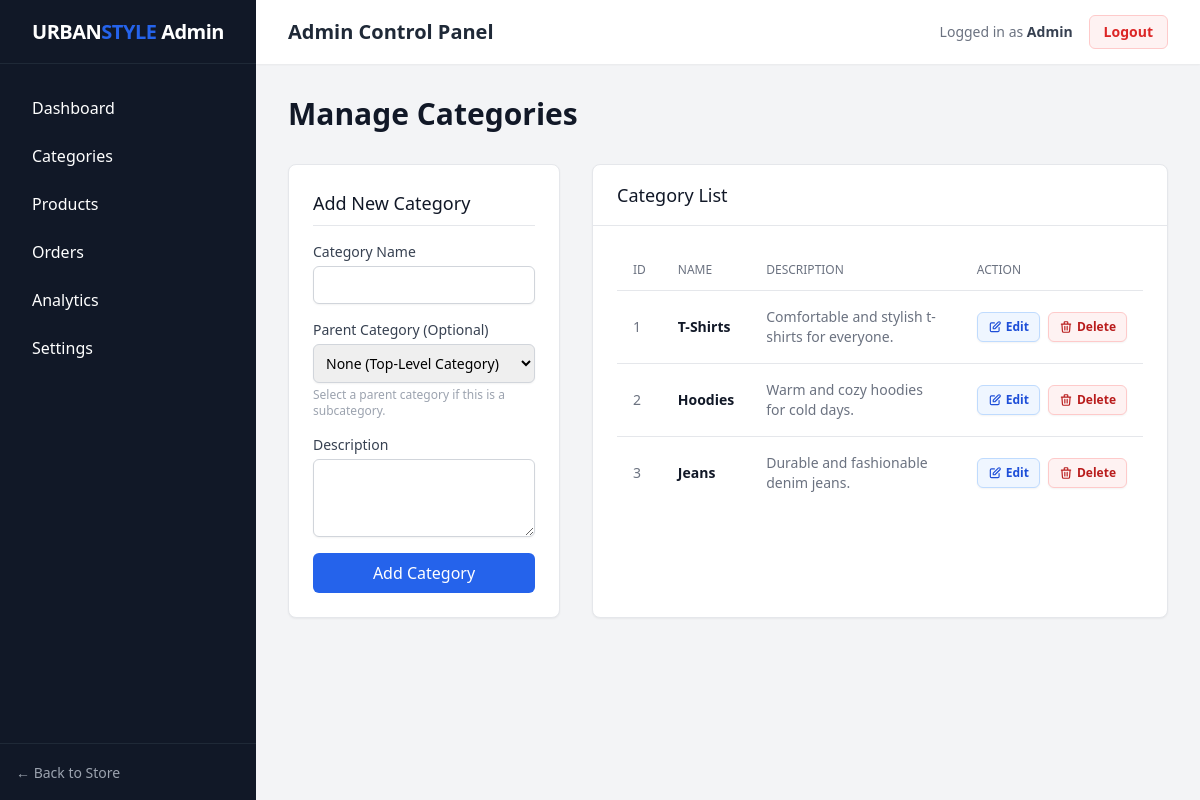
/admin/categories.php (signed in), run on the app's committed database.
### tables this page shows
CREATE TABLE IF NOT EXISTS categories (
    id INT AUTO_INCREMENT PRIMARY KEY,
    parent_id INT NULL DEFAULT NULL,
    name VARCHAR(100) NOT NULL,
    description TEXT,
    created_at TIMESTAMP DEFAULT CURRENT_TIMESTAMP,
    FOREIGN KEY (parent_id) REFERENCES categories(id) ON DELETE CASCADE
);

### admin/categories.php (the view, shortened to what this page needs)
<?php
require_once '../config/database.php';
$edit_category = null;
require_once 'includes/header.php';
$categories = mysqli_query($conn, "
    SELECT c1.*, c2.name as parent_name
    FROM categories c1
    LEFT JOIN categories c2 ON c1.parent_id = c2.id
    ORDER BY COALESCE(c1.parent_id, c1.id) ASC, c1.parent_id IS NOT NULL ASC, c1.name ASC
");
?>
<div class="flex justify-between items-center mb-8">
    <h1 class="text-3xl font-bold text-gray-900">Manage Categories</h1>
</div>
<div class="grid grid-cols-1 lg:grid-cols-3 gap-8">
    <div class="bg-white rounded-lg shadow-sm border border-gray-200 p-6 lg:col-span-1 h-fit">
        <h3 class="text-lg font-medium text-gray-900 mb-4 border-b pb-2">
            <?php echo $edit_category ? 'Edit Category' : 'Add New Category'; ?>
        </h3>
        <form action="categories.php" method="POST">
            <div class="mb-4">
                <label class="block text-sm font-medium text-gray-700">Category Name</label>
                <input type="text" name="name" required value="<?php echo $edit_category ? htmlspecialchars($edit_category['name']) : ''; ?>" class="mt-1 block w-full rounded-md border-gray-300 shadow-sm focus:border-accent focus:ring-accent sm:text-sm p-2 border">
            </div>
            <div class="mb-4">
                <label class="block text-sm font-medium text-gray-700">Parent Category (Optional)</label>
                <select name="parent_id" class="mt-1 block w-full rounded-md border-gray-300 shadow-sm focus:border-accent focus:ring-accent sm:text-sm p-2 border">
                    <option value="">None (Top-Level Category)</option>
                </select>
                <p class="mt-1 text-xs text-gray-400">Select a parent category if this is a subcategory.</p>
            </div>
            <div class="mb-4">
                <label class="block text-sm font-medium text-gray-700">Description</label>
                <textarea name="description" rows="3" class="mt-1 block w-full rounded-md border-gray-300 shadow-sm focus:border-accent focus:ring-accent sm:text-sm p-2 border"></textarea>
            </div>
            <?php if($edit_category): ?>
                <button type="submit" name="update_category" class="w-full bg-accent text-white py-2 px-4 rounded-md hover:bg-blue-700 font-medium transition-colors mb-2">Update Category</button>
                <a href="categories.php" class="block w-full text-center bg-gray-100 text-gray-700 py-2 px-4 rounded-md hover:bg-gray-200 font-medium transition-colors">Cancel</a>
            <?php else: ?>
                <button type="submit" name="add_category" class="w-full bg-accent text-white py-2 px-4 rounded-md hover:bg-blue-700 font-medium transition-colors">Add Category</button>
            <?php endif; ?>
        </form>
    </div>
    <div class="bg-white rounded-lg shadow-sm border border-gray-200 lg:col-span-2">
        <div class="px-6 py-4 border-b border-gray-200">
            <h3 class="text-lg font-medium text-gray-900">Category List</h3>
        </div>
        <div class="p-6 overflow-x-auto">
            <table class="min-w-full divide-y divide-gray-200">
                <thead>
                    <tr>
                        <th class="px-4 py-3 text-left text-xs font-medium text-gray-500 uppercase">ID</th>
                        <th class="px-4 py-3 text-left text-xs font-medium text-gray-500 uppercase">Name</th>
                        <th class="px-4 py-3 text-left text-xs font-medium text-gray-500 uppercase">Description</th>
                        <th class="px-4 py-3 text-left text-xs font-medium text-gray-500 uppercase">Action</th>
                    </tr>
                </thead>
                <tbody class="divide-y divide-gray-200">
                    <?php while($cat = mysqli_fetch_assoc($categories)): ?>
                    <tr class="<?php echo $cat['parent_id'] ? 'bg-gray-50/50' : 'bg-white'; ?>">
                        <td class="px-4 py-4 text-sm text-gray-500"><?php echo $cat['id']; ?></td>
                        <td class="px-4 py-4 text-sm font-medium text-gray-900">
                            <?php if($cat['parent_id']): ?>
                                <span class="text-gray-400 font-normal pl-4 mr-1">└─ </span>
                                <span class="text-gray-700 italic"><?php echo htmlspecialchars($cat['name']); ?></span>
                            <?php else: ?>
                                <span class="font-semibold text-gray-900"><?php echo htmlspecialchars($cat['name']); ?></span>
                            <?php endif; ?>
                        </td>
                        <td class="px-4 py-4 text-sm text-gray-500">
                            <?php echo htmlspecialchars($cat['description']); ?>
                        </td>
                        <td class="px-4 py-4 text-sm font-medium whitespace-nowrap">
                            <div class="flex items-center space-x-2">
                                <a href="categories.php?edit=<?php echo $cat['id']; ?>" class="inline-flex items-center gap-1 px-2.5 py-1.5 bg-blue-50 text-blue-700 hover:bg-blue-100 border border-blue-200 hover:border-blue-300 rounded-md text-xs font-semibold shadow-sm transition-all duration-200">
                                    <svg class="w-3.5 h-3.5" fill="none" stroke="currentColor" viewBox="0 0 24 24" xmlns="http://www.w3.org/2000/svg">
                                        <path stroke-linecap="round" stroke-linejoin="round" stroke-width="2" d="M11 5H6a2 2 0 00-2 2v11a2 2 0 002 2h11a2 2 0 002-2v-5m-1.414-9.414a2 2 0 112.828 2.828L11.828 15H9v-2.828l8.586-8.586z"></path>
                                    </svg>
                                    Edit
                                </a>
                                <a href="categories.php?delete=<?php echo $cat['id']; ?>" onclick="return confirm('Deleting a category will delete all its products. Are you sure?')" class="inline-flex items-center gap-1 px-2.5 py-1.5 bg-red-50 text-red-700 hover:bg-red-100 border border-red-200 hover:border-red-300 rounded-md text-xs font-semibold shadow-sm transition-all duration-200">
                                    Delete
                                </a>
                            </div>
                        </td>
                    </tr>
                    <?php endwhile; ?>
                </tbody>
            </table>
        </div>
    </div>
</div>
<?php require_once 'includes/footer.php'; ?>

### data on the page
categories: id "1", name "T-Shirts", description "Comfortable and stylish t-shirts for everyone."
categories: id "2", name "Hoodies", description "Warm and cozy hoodies for cold days."
categories: id "3", name "Jeans", description "Durable and fashionable denim jeans."

### other printed values
$_SESSION['admin_username'] "Admin"
